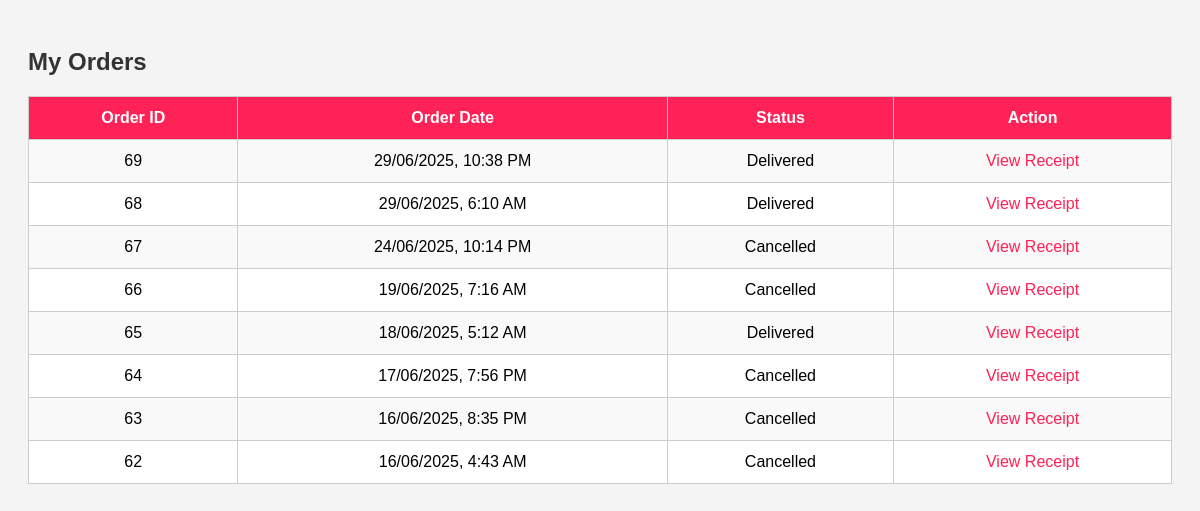
The page /order-status.php (signed in) on the database its author committed.
### tables this page shows
CREATE TABLE `orders` (
  `order_id` int(11) NOT NULL,
  `customer_id` int(11) DEFAULT NULL,
  `order_date` datetime DEFAULT NULL,
  `status_id` int(11) DEFAULT NULL
);

CREATE TABLE `orderstatus` (
  `status_id` int(11) NOT NULL,
  `status_name` varchar(50) DEFAULT NULL
);

### order-status.php (the view, shortened to what this page needs)
<?php
require 'raubeli.php';
$customer_id = $_SESSION['customer_id'];
$stmt = $conn->prepare("
    SELECT o.order_id, o.order_date, os.status_name
    FROM orders o
    JOIN orderstatus os ON o.status_id = os.status_id
    WHERE o.customer_id = ?
    ORDER BY o.order_date DESC
");
$stmt->bind_param("i", $customer_id);
$stmt->execute();
$stmt->bind_result($order_id, $order_date, $status_name);
?>
<!DOCTYPE html>
<html lang="en">
<head>
</head>
<body>
<h2>My Orders</h2>
<table>
    <tr>
        <th>Order ID</th>
        <th>Order Date</th>
        <th>Status</th>
        <th>Action</th>
    </tr>
    <?php while ($stmt->fetch()): ?>
        <tr>
            <td><?php echo $order_id; ?></td>
            <td>
                <?php
                    $dt = new DateTime($order_date, new DateTimeZone('UTC'));
                    $dt->setTimezone(new DateTimeZone('Asia/Kuala_Lumpur'));
                    echo $dt->format('d/m/Y, g:i A');
                ?>
            </td>
            <td><?php echo htmlspecialchars($status_name); ?></td>
            <td><a href="receipt.php?order_id=<?php echo $order_id; ?>">View Receipt</a></td>
        </tr>
    <?php endwhile; ?>
</table>
</body>
</html>

### order-status.php (style rules this page uses)
body { font-family: Arial, sans-serif; background: #f4f4f4; padding: 20px; }
table { width: 100%; border-collapse: collapse; background: #fff; }
table th, table td { padding: 12px; border: 1px solid #ccc; text-align: center; }
table th { background-color: #ff2256; color: white; }
table tr:nth-child(even) { background: #f9f9f9; }
h2 { color: #333; }
a { color: #ff2256; text-decoration: none; }

### rows shown on the page
orders: order_id "69", order_date "29/06/2025, 10:38 PM", status.status_name "Delivered"
orders: order_id "68", order_date "29/06/2025, 6:10 AM", status.status_name "Delivered"
orders: order_id "67", order_date "24/06/2025, 10:14 PM", status.status_name "Cancelled"
orders: order_id "66", order_date "19/06/2025, 7:16 AM", status.status_name "Cancelled"
orders: order_id "65", order_date "18/06/2025, 5:12 AM", status.status_name "Delivered"
orders: order_id "64", order_date "17/06/2025, 7:56 PM", status.status_name "Cancelled"
orders: order_id "63", order_date "16/06/2025, 8:35 PM", status.status_name "Cancelled"
orders: order_id "62", order_date "16/06/2025, 4:43 AM", status.status_name "Cancelled"
